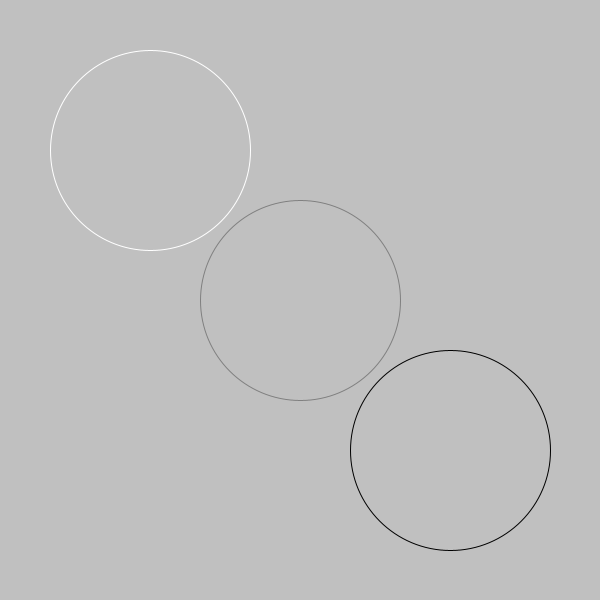
Frame 1 (no input)
Frame 60 (the mouse pressed at the canvas centre just before this capture): identical to frame 1, image omitted
Frame 120 (the mouse held since frame 60 and released just before this capture): identical to frame 1, image omitted

The Processing sketch that drew this single still picture (run headless with seeded random() and noise(); from frame 60 on, the mouse is pressed at the canvas centre):

// Processing sketch: sketch_1_hollowCircles
// ── sketch_1_hollowCircles.pde
void setup() {
  size(600, 600);
}

void draw() {
  background(192);

  noFill(); // guess what this function does!

  stroke(255);
  ellipse(150, 150, 200, 200);

  stroke(128);
  ellipse(300, 300, 200, 200);

  stroke(0);
  ellipse(450, 450, 200, 200);
}
